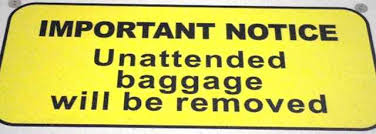
#> input picture image/eng2.jpeg, 376 x 134 px
$ python pic2txt.py ../image/eng2.jpeg
#> lines starting #> are read from the running program, lines starting #| are printed output that depends on the picture; after the words box and inside, x2 and y2 are one past the last pixel; in counts of white or black regions, pixels touching at a corner belong together
#!/usr/bin/env python3

from PIL import Image
import pytesseract
import numpy as np
import argparse
import sys
import cv2


# Вспомогательные функции I/O

def load_image(path: str) -> np.ndarray:
    img = cv2.imread(path, cv2.IMREAD_COLOR)
    if img is None:
        raise FileNotFoundError(f"Не удалось загрузить изображение: {path}")
    return img


# Геометрия и бинаризация

def adjust_contrast_brightness(img, contrast:float=1.0, brightness:int=0):
    brightness += int(round(255 * (1 - contrast) / 2))
    return cv2.addWeighted(img, contrast, img, 0, brightness)

def binarize_document(gray: np.ndarray) -> np.ndarray:
    """
    Универсальная бинаризация документов с легкой чисткой
    """
    clahe = cv2.createCLAHE(clipLimit=2.0, tileGridSize=(8, 8))
    g = adjust_contrast_brightness(gray, contrast=2.0)
    g = clahe.apply(g)
    _, g = cv2.threshold(g, 0, 255, cv2.THRESH_BINARY + cv2.THRESH_OTSU)
    #g = cv2.adaptiveThreshold(g, 255, cv2.ADAPTIVE_THRESH_GAUSSIAN_C,
    #                          cv2.THRESH_BINARY, 11, 9)

    # Уборка мелких шумов
    g = cv2.morphologyEx(g, cv2.MORPH_OPEN, np.ones((2, 2), np.uint8))
    g = cv2.morphologyEx(g, cv2.MORPH_CLOSE, np.ones((1, 2), np.uint8))
    return g

def remove_lines_and_decor(th: np.ndarray) -> np.ndarray:
    if th.dtype != np.uint8:
        th = th.astype(np.uint8)

    inv = 255 - th
    horiz = cv2.morphologyEx(inv, cv2.MORPH_OPEN, cv2.getStructuringElement(cv2.MORPH_RECT, (40, 1)))
    vert  = cv2.morphologyEx(inv, cv2.MORPH_OPEN, cv2.getStructuringElement(cv2.MORPH_RECT, (1, 40)))
    lines = cv2.bitwise_or(horiz, vert)

    # Тонкая маска для сохранения буковок
    lines = cv2.erode(lines, np.ones((2, 2), np.uint8), iterations=1)

    # Финальная уборка линий
    cleaned = cv2.bitwise_and(th, 255 - lines)
    return cleaned


def binarize_newspaper(gray: np.ndarray) -> np.ndarray:
    """
    Режим для газет, агрессивный контраст, удаляем декоративные эл-ты
    """
    th = binarize_document(gray)
    th = remove_lines_and_decor(th)
    return th


def preprocess(img_bgr: np.ndarray, mode: str, scale: float = 1.5) -> np.ndarray:
    """
    Предобработка под распознавание
    """
    if scale and scale != 1.0:
        img_bgr = cv2.resize(img_bgr, None, fx=scale, fy=scale, interpolation=cv2.INTER_CUBIC)

    gray = cv2.cvtColor(img_bgr, cv2.COLOR_BGR2GRAY)

    # режимы
    if mode == "document":
        th = binarize_document(gray)
    elif mode == "newspaper":
        th = binarize_newspaper(gray)
    elif mode == "inverted":
        th = binarize_document(255 - gray)
    elif mode == "comic":
        th = cv2.adaptiveThreshold(gray, 255,
                                   cv2.ADAPTIVE_THRESH_GAUSSIAN_C,
                                   cv2.THRESH_BINARY,
                                   25, 15)
        th = remove_lines_and_decor(th)
    else:  # default
        if np.mean(gray) < 110:
            th = binarize_document(255 - gray)
        else:
            th = binarize_document(gray)

    return th


def perform_ocr(img_bgr: np.ndarray, mode: str, lang: str, psm: int = 6, scale: float = 1.5) -> str:
    th = preprocess(img_bgr, mode=mode, scale=scale)
    pil_img = Image.fromarray(th)

    config = f"--psm {psm} -c preserve_interword_spaces=1"
    text = pytesseract.image_to_string(pil_img, lang=lang, config=config)
    return text.strip()


# Клиентская часть, парсинг и всякая шляпа

def parse_args() -> argparse.Namespace:
    p = argparse.ArgumentParser(description="Чтение текста с картинки")
    p.add_argument("image", help="Путь к изображению или URL")
    p.add_argument("--mode",
                  choices=["default", "document", "newspaper", "inverted", "comic"],
                  default="default",
                  help="Режимы предобработки")
    p.add_argument("--lang", default="eng", help="Языки для Tesseract, например: eng+rus")
    p.add_argument("--tesseract-cmd", help="Путь к исполняемому файлу tesseract")
    p.add_argument("--psm", type=int, default=1, help="Page Segmentation Mode для Tesseract (по умолчанию 1)")
    p.add_argument("--show", action="store_true", help="Показать предобработанное изображение")
    p.add_argument("--output", "-o", help="Сохранить результат в файл")
    p.add_argument("--scale", "-s", type=float, default=1.5, help="Коэффицент изменения размера")
    return p.parse_args()


def main() -> int:
    args = parse_args()

    try:
        img = load_image(args.image)
#> in load_image, img is the input picture: shape (134, 376, 3); mean B, G, R 86.5, 203.8, 207.9
    except Exception as e:
        print(f"Ошибка загрузки: {e}", file=sys.stderr)
        return 1

    try:
        text = perform_ocr(img, mode=args.mode, lang=args.lang, psm=args.psm,
                           scale = args.scale)
#> in preprocess, `img_bgr = cv2.resize(img_bgr, None, fx=scale, fy=scale, interpolation=..`:
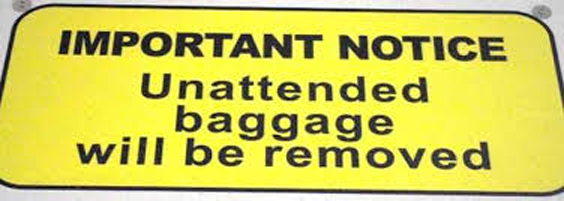
#> img_bgr: shape (201, 564, 3); mean of channels 0, 1, 2 86.5, 203.6, 207.8; drawn as B, G, R
#> in preprocess, `gray = cv2.cvtColor(img_bgr, cv2.COLOR_BGR2GRAY)`:
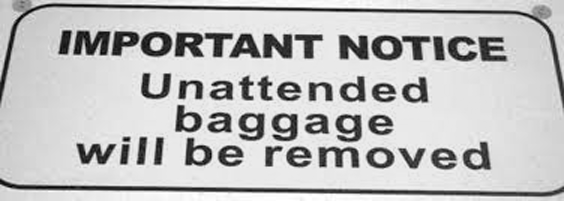
#> gray: shape (201, 564); min 0, max 255, mean 191.5
#> in adjust_contrast_brightness, `return cv2.addWeighted(img, contrast, img, 0, brightness)`:
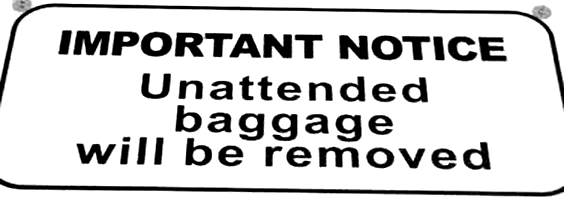
#> returned value: shape (201, 564); min 0, max 255, mean 209.3
#> in binarize_document, `_, g = cv2.threshold(g, 0, 255, cv2.THRESH_BINARY + cv2.THRESH_OTSU)`:
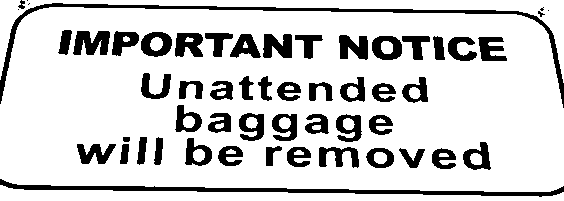
#> g: shape (201, 564); 81.9% white; 55 black regions (6 under 20 px), largest, box (x1, y1, x2, y2) and area: (0, 3, 564, 108) 2538, (0, 179, 564, 197) 2355, (73, 31, 110, 55) 645
#> in binarize_document, `g = cv2.morphologyEx(g, cv2.MORPH_OPEN, np.ones((2, 2), np.uint8))`:
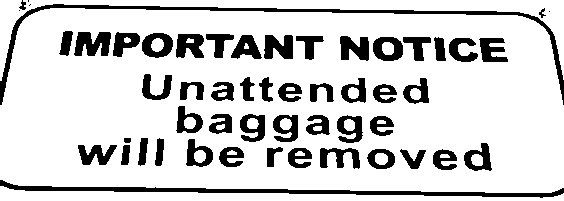
#> g: shape (201, 564); 81.8% white; 54 black regions (4 under 20 px), largest, box (x1, y1, x2, y2) and area: (0, 4, 564, 105) 2537, (0, 180, 564, 198) 2355, (74, 32, 111, 56) 650
#> in binarize_document, `g = cv2.morphologyEx(g, cv2.MORPH_CLOSE, np.ones((1, 2), np.uint8))`:
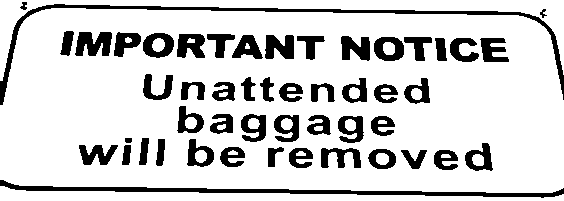
#> g: shape (201, 564); 81.8% white; 50 black regions, largest, box (x1, y1, x2, y2) and area: (0, 4, 564, 105) 2536, (0, 180, 564, 198) 2355, (75, 32, 112, 56) 650
    except Exception as e:
        print(f"Ошибка OCR: {e}", file=sys.stderr)
        return 1

    if args.show:
        try:
            preview = preprocess(img, mode=args.mode, scale=args.scale)
            cv2.imshow("preprocessed", preview)
            cv2.waitKey(0)
            cv2.destroyAllWindows()
        except Exception as e:
            print(f"Не удалось показать изображение: {e}", file=sys.stderr)

    if args.output:
        try:
            with open(args.output, "w", encoding="utf-8") as f:
                f.write(text)
            print(f"Результат сохранён в {args.output}")
        except Exception as e:
            print(f"Не удалось сохранить файл: {e}", file=sys.stderr)
            return 1
    else:
        print(text)

    return 0


if __name__ == "__main__":
    sys.exit(main())
#> (the call stopped at in perform_ocr, `text = pytesseract.image_to_string(pil_img, lang=lang, config=config)`: pytesseract is not available in this run)

$ run again, on image/rus2.jpeg
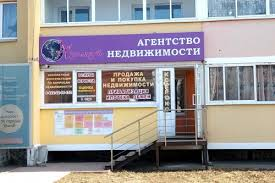
#> input picture image/rus2.jpeg, 275 x 183 px
#> in load_image, img is the input picture: shape (183, 275, 3); mean B, G, R 150.8, 149.5, 153.4
#> in binarize_document, `_, g = cv2.threshold(g, 0, 255, cv2.THRESH_BINARY + cv2.THRESH_OTSU)`:
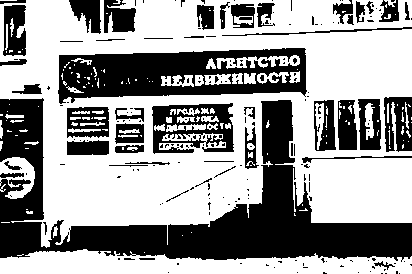
#> g: shape (274, 412); 60.1% white; 208 black regions (158 under 20 px), largest, box (x1, y1, x2, y2) and area: (0, 98, 412, 262) 21650, (58, 48, 307, 104) 8639, (152, 103, 234, 154) 2345
#> in binarize_document, `g = cv2.morphologyEx(g, cv2.MORPH_CLOSE, np.ones((1, 2), np.uint8))`:
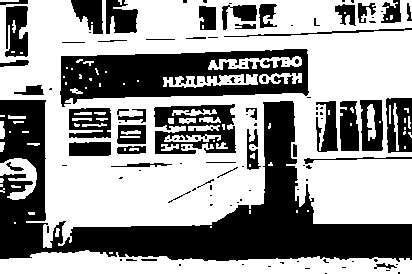
#> g: shape (274, 412); 59.6% white; 120 black regions (74 under 20 px), largest, box (x1, y1, x2, y2) and area: (0, 100, 412, 262) 22100, (60, 49, 309, 107) 8756, (154, 104, 236, 154) 2444
